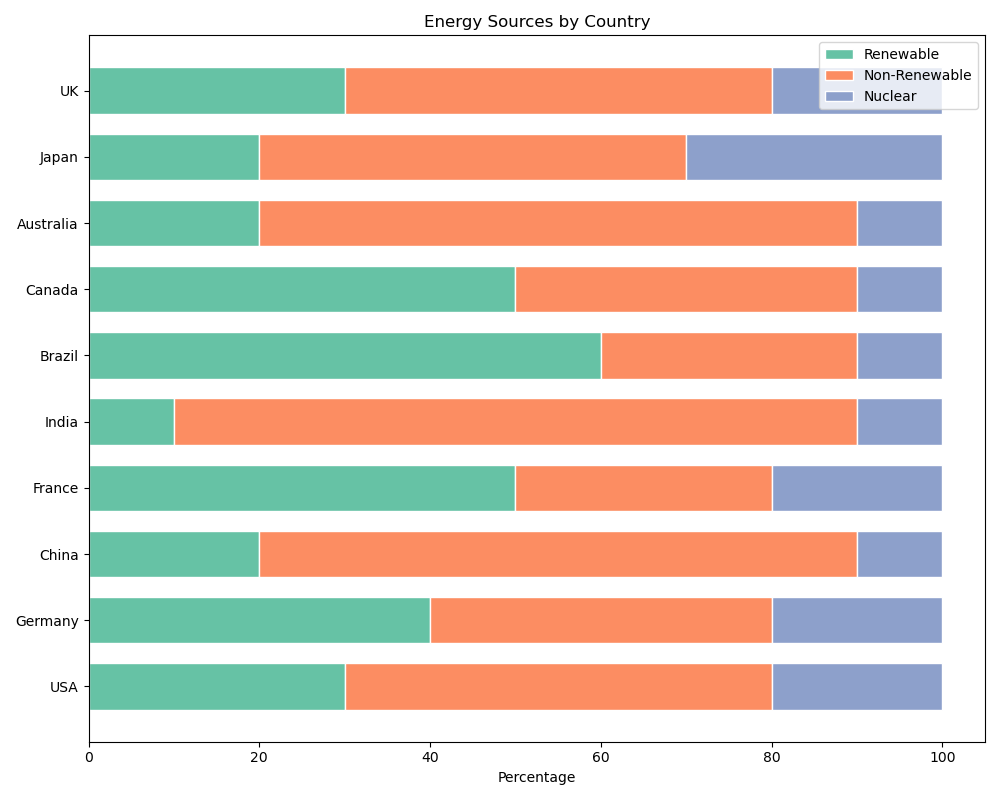

Generate this figure with Python:

import matplotlib.pyplot as plt
import numpy as np

# Data
labels = ['USA', 'Germany', 'China', 'France', 'India', 'Brazil', 'Canada', 'Australia', 'Japan', 'UK']
renewable = [30, 40, 20, 50, 10, 60, 50, 20, 20, 30]
non_renewable = [50, 40, 70, 30, 80, 30, 40, 70, 50, 50]
nuclear = [20, 20, 10, 20, 10, 10, 10, 10, 30, 20]

# Width and height of the chart
fig, ax = plt.subplots(figsize=(10, 8))

# Width of bars
bar_width = 0.7

# Colors
colors = ['#66c2a5', '#fc8d62', '#8da0cb']

# Stacked bar chart
x = np.arange(len(labels))
ax.barh(x, renewable, color=colors[0], edgecolor='white', height=bar_width, label='Renewable')
ax.barh(x, non_renewable, left=renewable, color=colors[1], edgecolor='white', height=bar_width, label='Non-Renewable')
ax.barh(x, nuclear, left=np.array(renewable) + np.array(non_renewable), color=colors[2], edgecolor='white', height=bar_width, label='Nuclear')

# Labels, title and legend
ax.set_xlabel('Percentage')
ax.set_title('Energy Sources by Country')
ax.set_yticks(x)
ax.set_yticklabels(labels)
ax.legend(loc='upper right')

plt.tight_layout()
plt.show()
